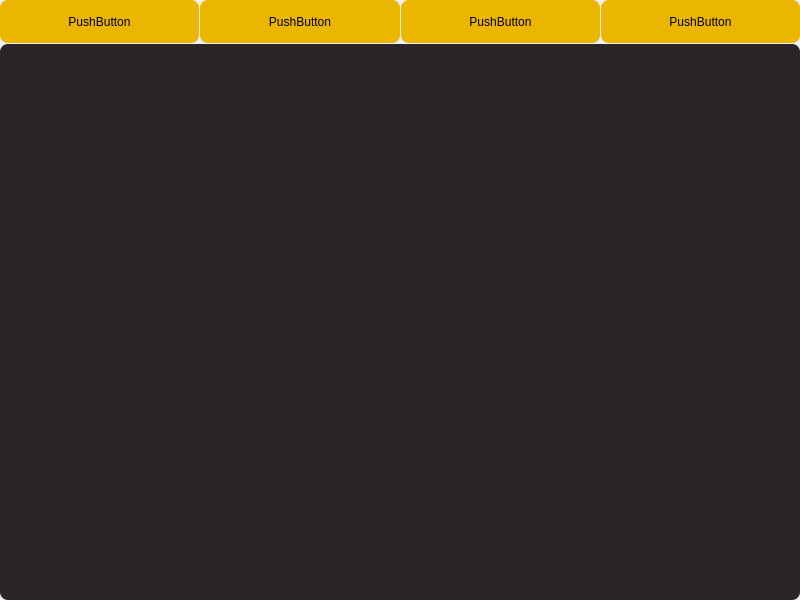
<?xml version="1.0" encoding="UTF-8"?>
<ui version="4.0">
 <class>vGit</class>
 <widget class="QWidget" name="vGit">
  <property name="geometry">
   <rect>
    <x>0</x>
    <y>0</y>
    <width>800</width>
    <height>600</height>
   </rect>
  </property>
  <property name="styleSheet">
   <string notr="true"/>
  </property>
  <layout class="QGridLayout" name="gridLayout">
   <property name="leftMargin">
    <number>0</number>
   </property>
   <property name="topMargin">
    <number>0</number>
   </property>
   <property name="rightMargin">
    <number>0</number>
   </property>
   <property name="bottomMargin">
    <number>0</number>
   </property>
   <property name="spacing">
    <number>0</number>
   </property>
   <item row="1" column="1">
    <layout class="QVBoxLayout" name="verticalLayout" stretch="1,13">
     <property name="spacing">
      <number>1</number>
     </property>
     <item>
      <layout class="QVBoxLayout" name="verticalLayout_2">
       <property name="spacing">
        <number>1</number>
       </property>
       <item>
        <layout class="QHBoxLayout" name="horizontalLayout">
         <property name="spacing">
          <number>1</number>
         </property>
         <item>
          <widget class="QPushButton" name="pushButton">
           <property name="sizePolicy">
            <sizepolicy hsizetype="Preferred" vsizetype="Preferred">
             <horstretch>0</horstretch>
             <verstretch>0</verstretch>
            </sizepolicy>
           </property>
           <property name="styleSheet">
            <string notr="true">height: 33px;
  border-radius: 8px;
  background: #eab600;</string>
           </property>
           <property name="text">
            <string>PushButton</string>
           </property>
          </widget>
         </item>
         <item>
          <widget class="QPushButton" name="pushButton_4">
           <property name="sizePolicy">
            <sizepolicy hsizetype="Preferred" vsizetype="Preferred">
             <horstretch>0</horstretch>
             <verstretch>0</verstretch>
            </sizepolicy>
           </property>
           <property name="styleSheet">
            <string notr="true">height: 33px;
  border-radius: 8px;
  background: #eab600;</string>
           </property>
           <property name="text">
            <string>PushButton</string>
           </property>
          </widget>
         </item>
         <item>
          <widget class="QPushButton" name="pushButton_3">
           <property name="sizePolicy">
            <sizepolicy hsizetype="Preferred" vsizetype="Preferred">
             <horstretch>0</horstretch>
             <verstretch>0</verstretch>
            </sizepolicy>
           </property>
           <property name="styleSheet">
            <string notr="true">height: 33px;
  border-radius: 8px;
  background: #eab600;</string>
           </property>
           <property name="text">
            <string>PushButton</string>
           </property>
          </widget>
         </item>
         <item>
          <widget class="QPushButton" name="pushButton_2">
           <property name="sizePolicy">
            <sizepolicy hsizetype="Preferred" vsizetype="Preferred">
             <horstretch>0</horstretch>
             <verstretch>0</verstretch>
            </sizepolicy>
           </property>
           <property name="styleSheet">
            <string notr="true">height: 33px;
  border-radius: 8px;
  background: #eab600;</string>
           </property>
           <property name="text">
            <string>PushButton</string>
           </property>
          </widget>
         </item>
        </layout>
       </item>
      </layout>
     </item>
     <item>
      <layout class="QVBoxLayout" name="verticalLayout_3">
       <item>
        <widget class="QTextEdit" name="textEdit">
         <property name="styleSheet">
          <string notr="true">border-radius: 8px;
background: #292528;</string>
         </property>
        </widget>
       </item>
      </layout>
     </item>
    </layout>
   </item>
  </layout>
 </widget>
 <resources/>
 <connections/>
</ui>
